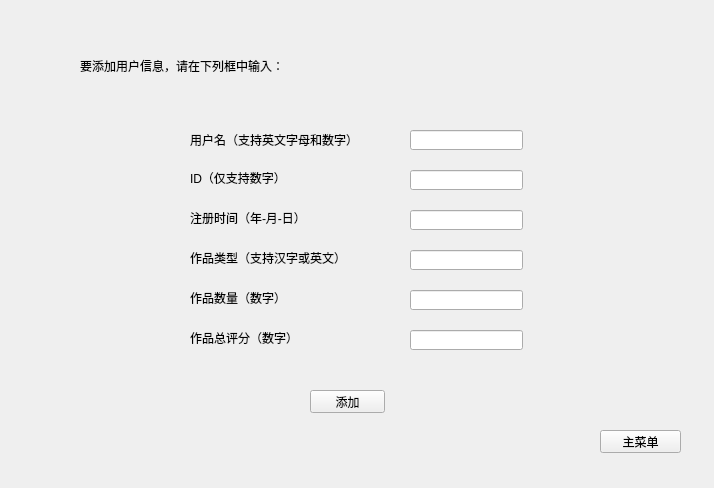
<?xml version="1.0" encoding="UTF-8"?>
<ui version="4.0">
 <class>AddUserWidget</class>
 <widget class="QWidget" name="AddUserWidget">
  <property name="geometry">
   <rect>
    <x>0</x>
    <y>0</y>
    <width>714</width>
    <height>488</height>
   </rect>
  </property>
  <property name="windowTitle">
   <string>Form</string>
  </property>
  <widget class="QPushButton" name="returnButton">
   <property name="geometry">
    <rect>
     <x>600</x>
     <y>430</y>
     <width>81</width>
     <height>23</height>
    </rect>
   </property>
   <property name="text">
    <string>主菜单</string>
   </property>
  </widget>
  <widget class="QLabel" name="usernameLabel">
   <property name="geometry">
    <rect>
     <x>190</x>
     <y>130</y>
     <width>181</width>
     <height>20</height>
    </rect>
   </property>
   <property name="text">
    <string>用户名（支持英文字母和数字）</string>
   </property>
  </widget>
  <widget class="QLabel" name="idLabel">
   <property name="geometry">
    <rect>
     <x>190</x>
     <y>170</y>
     <width>131</width>
     <height>16</height>
    </rect>
   </property>
   <property name="text">
    <string>ID（仅支持数字）</string>
   </property>
  </widget>
  <widget class="QLabel" name="enrolltimeLabel">
   <property name="geometry">
    <rect>
     <x>190</x>
     <y>210</y>
     <width>161</width>
     <height>16</height>
    </rect>
   </property>
   <property name="text">
    <string>注册时间（年-月-日）</string>
   </property>
  </widget>
  <widget class="QLabel" name="workstypeLabel">
   <property name="geometry">
    <rect>
     <x>190</x>
     <y>250</y>
     <width>191</width>
     <height>16</height>
    </rect>
   </property>
   <property name="text">
    <string>作品类型（支持汉字或英文）</string>
   </property>
  </widget>
  <widget class="QLabel" name="worksnumLabel">
   <property name="geometry">
    <rect>
     <x>190</x>
     <y>290</y>
     <width>171</width>
     <height>16</height>
    </rect>
   </property>
   <property name="text">
    <string>作品数量（数字）</string>
   </property>
  </widget>
  <widget class="QLabel" name="totalrateLable">
   <property name="geometry">
    <rect>
     <x>190</x>
     <y>330</y>
     <width>191</width>
     <height>16</height>
    </rect>
   </property>
   <property name="text">
    <string>作品总评分（数字）</string>
   </property>
  </widget>
  <widget class="QLineEdit" name="usernameLineEdit">
   <property name="geometry">
    <rect>
     <x>410</x>
     <y>130</y>
     <width>113</width>
     <height>20</height>
    </rect>
   </property>
   <property name="text">
    <string/>
   </property>
  </widget>
  <widget class="QLineEdit" name="idLineEdit">
   <property name="geometry">
    <rect>
     <x>410</x>
     <y>170</y>
     <width>113</width>
     <height>20</height>
    </rect>
   </property>
  </widget>
  <widget class="QLineEdit" name="enrolltimeLineEdit">
   <property name="geometry">
    <rect>
     <x>410</x>
     <y>210</y>
     <width>113</width>
     <height>20</height>
    </rect>
   </property>
  </widget>
  <widget class="QLineEdit" name="workstypeLineEdit">
   <property name="geometry">
    <rect>
     <x>410</x>
     <y>250</y>
     <width>113</width>
     <height>20</height>
    </rect>
   </property>
  </widget>
  <widget class="QLineEdit" name="worksnumLineEdit">
   <property name="geometry">
    <rect>
     <x>410</x>
     <y>290</y>
     <width>113</width>
     <height>20</height>
    </rect>
   </property>
  </widget>
  <widget class="QLineEdit" name="totalrateLineEdit">
   <property name="geometry">
    <rect>
     <x>410</x>
     <y>330</y>
     <width>113</width>
     <height>20</height>
    </rect>
   </property>
  </widget>
  <widget class="QPushButton" name="addButton">
   <property name="geometry">
    <rect>
     <x>310</x>
     <y>390</y>
     <width>75</width>
     <height>23</height>
    </rect>
   </property>
   <property name="text">
    <string>添加</string>
   </property>
  </widget>
  <widget class="QLabel" name="label">
   <property name="geometry">
    <rect>
     <x>80</x>
     <y>40</y>
     <width>551</width>
     <height>51</height>
    </rect>
   </property>
   <property name="text">
    <string>要添加用户信息，请在下列框中输入：</string>
   </property>
  </widget>
 </widget>
 <resources/>
 <connections/>
</ui>
